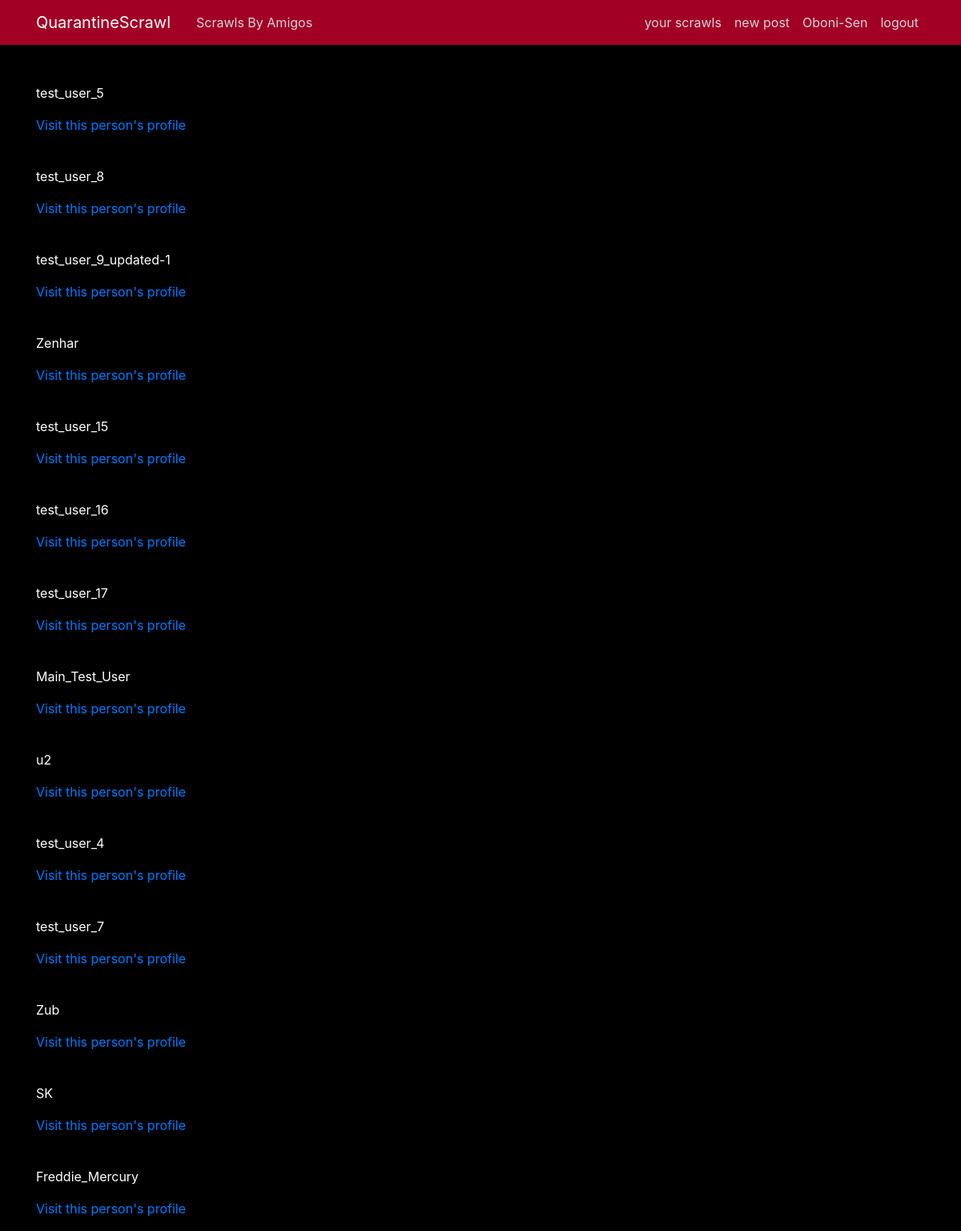
Page /test (signed in) on the committed database.
### users/models.py (models this page shows, shortened)
class Profile(models.Model):
    user = models.OneToOneField(User, on_delete=models.CASCADE)
    image = models.ImageField(default="poseidon.jpg", upload_to="profile_pics")
    follow = models.ManyToManyField(User, related_name="followers", blank=True)
    follower = models.ManyToManyField(User, related_name="follows", blank=True)

### blog/views.py (the view)
# urls.py: path("test", Test.as_view(), name="test"),
class Test(ListView):
    model = Profile
    template_name = "blog/test1.html"
    context_object_name = "profiles"
    def queryset(self, **kwargs):
        return Profile.objects.all().exclude(user=self.request.user)

### blog/templates/blog/test1.html (shortened to what this page needs)
{% extends "blog/base.html" %}
{% block content %}
{% for profile in profiles %}
<br>
<p style="color: white;">{{profile.user}}</p>
<p><a href="{% url 'test-details' profile.id %}">Visit this person's profile</a></p>
{% endfor %}
{% endblock content %}

### blog/templates/blog/base.html (shortened to what this page needs)
{% load static %}
<!DOCTYPE html>
<html>
<head>
    <link rel="stylesheet" href="https://maxcdn.bootstrapcdn.com/bootstrap/4.0.0/css/bootstrap.min.css">
    <link rel="stylesheet" type="text/css" href="{% static 'blog/blog-css/main.css' %}">
    <link rel="stylesheet" type="text/css" href="{% static 'users/profile.css' %}">
</head>
<body>
    <header class="site-header">
      <nav class="navbar navbar-expand-md navbar-dark navbar-bg-steel fixed-top">
        <div class="container">
          <a class="navbar-brand mr-4" href="{% url 'home' %}">QuarantineScrawl</a>
          <div class="collapse navbar-collapse" id="navbarToggle">
            <div class="navbar-nav mr-auto">
              <a class="nav-item nav-link" href="{% url 'amigos-home' %}">Scrawls By Amigos</a>
            </div>
            <div class="navbar-nav">
              {% if user.is_authenticated %}
              <a class="nav-item nav-link" href="{% url 'user-posts' user.username  %}"> your scrawls</a>
              <a class="nav-item nav-link" href="{% url 'post-create' %}"> new post</a>
              <a class="nav-item nav-link" href="{% url 'profile' %}">{{user.username}}</a>
              <a class="nav-item nav-link" href="{% url 'logout' %}">logout</a>
              {% else %}
              <a class="nav-item nav-link" href="{% url 'login' %}">Login</a>
              <a class="nav-item nav-link" href="{% url 'register' %}">Register</a>
              {% endif %}
            </div>
          </div>
        </div>
      </nav>
    </header>
    <main role="main" class="container">
          {% block content %}{% endblock %}
    </main>
</body>
</html>

### blog/static/blog/blog-css/main.css (style rules this page uses)
body { background-color: black; margin-top: 5rem; }
.navbar-bg-steel { background-color: #a20025; }
.site-header .navbar-nav .nav-link { color: #cbd5db; font-weight: 400; }

### users/static/users/users-css/profile.css (style rules this page uses)
* { margin: 0px; padding: 0px; box-sizing: border-box; }

### rows in the picture
Profile: user "test_user_5"
Profile: user "test_user_8"
Profile: user "test_user_9_updated-1"
Profile: user "Zenhar"
Profile: user "test_user_15"
Profile: user "test_user_16"
Profile: user "test_user_17"
Profile: user "Main_Test_User"
Profile: user "u2"
Profile: user "test_user_4"
Profile: user "test_user_7"
Profile: user "Zub"
Profile: user "SK"
Profile: user "Freddie_Mercury"

### other values in the picture
{{ user.username }} "Oboni-Sen"
